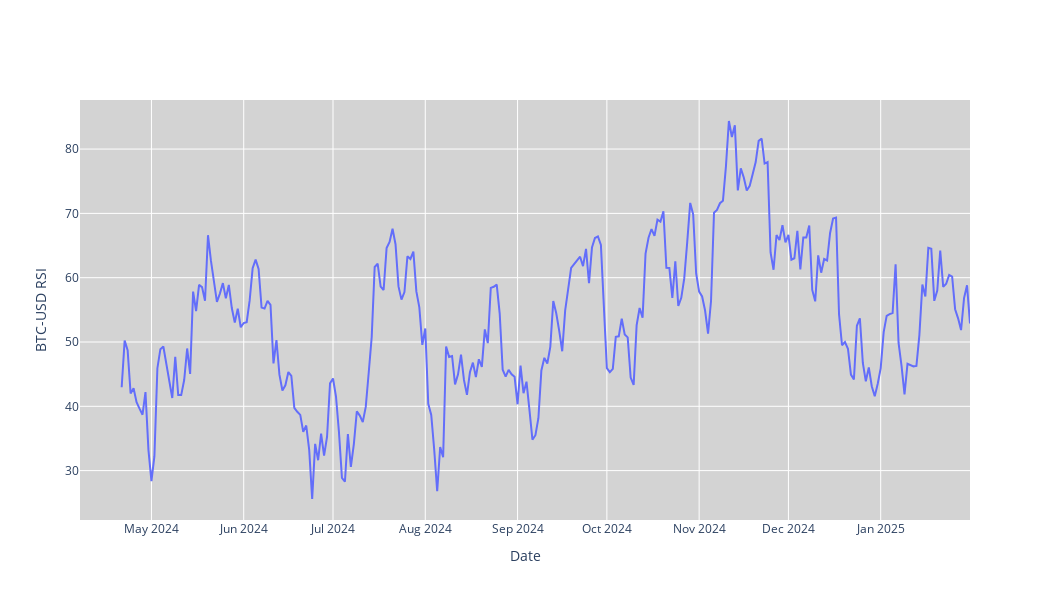

Notebook source saved alongside this figure:
### Code cell
#RSI
fig = go.Figure(data=[go.Scatter(x=stock_data.index, y=stock_data['RSI'], mode='lines', name='RSI')])
fig.update_layout(
    xaxis_rangeslider_visible=False,
    yaxis_title=f'{ticker} RSI',
    xaxis_title='Date',
    plot_bgcolor='lightgrey',
    width=1050,
    height=600
)
fig.show()
fig.write_image('./images/RSI.png')

### Figure 1 — Plotly figure (JSON) as saved in the notebook; plotly's stock layout.template omitted (floating-point values rounded to 4 significant figures; data arrays with more than 128 entries replaced by an {"elided": "..."} marker saying what was removed)
{"data": [{"mode": "lines", "name": "RSI", "type": "scatter", "x": {"elided": "300 str values"}, "y": {"elided": "300 float values"}}], "layout": {"height": 600, "plot_bgcolor": "lightgrey", "width": 1050, "xaxis": {"rangeslider": {"visible": false}, "title": {"text": "Date"}}, "yaxis": {"title": {"text": "BTC-USD RSI"}}}}
